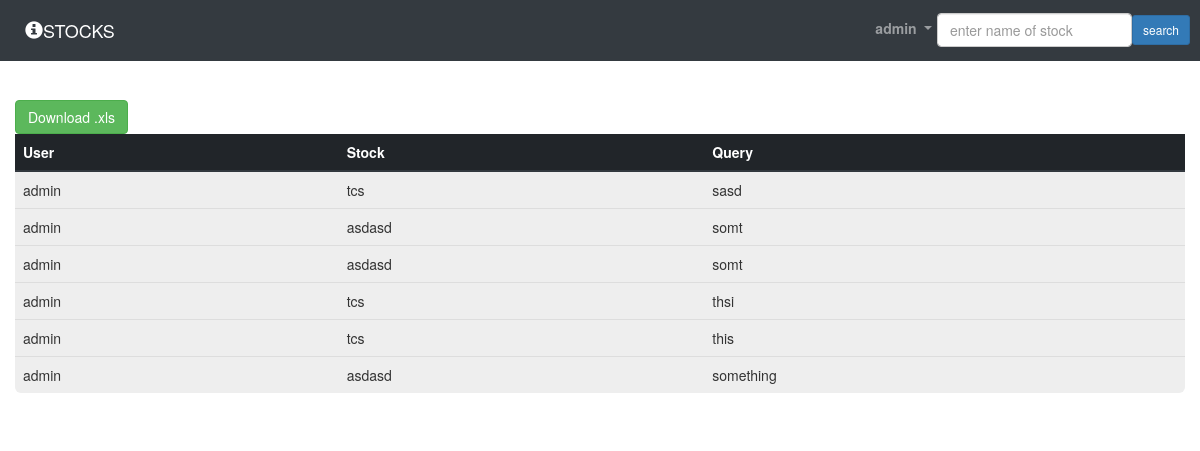
Page /queries/ (signed in) on the committed database.
### accounts/models.py (models this page shows, shortened)
class User(AbstractBaseUser):
    username = models.CharField(max_length=50,unique=True)
    email = models.EmailField(
        verbose_name='email address',
        max_length=255,
        unique=True,
    )
    is_active = models.BooleanField(default=True)
    staff = models.BooleanField(default=False)
    admin = models.BooleanField(default=False)
    objects = UserManager()
    USERNAME_FIELD = 'email'
    REQUIRED_FIELDS = ['username'] # Email & Password are required by default.
    def __str__(self):
        return self.username
    @property
    def is_admin(self):
        return self.admin

### stock/models.py (models this page shows, shortened)
class Stock_Query(models.Model):
    stock  = models.ForeignKey(Stock,on_delete=models.CASCADE,blank=False,null=False)
    user = models.ForeignKey(User,on_delete=models.CASCADE,blank=False,null=False)
    query  = models.CharField(max_length=120,blank=True, unique=False)

class Stock(models.Model):
    name  = models.CharField(max_length=120,blank=False,null=False)
    price = models.IntegerField(blank=False,null=False)
    slug  = models.SlugField(blank=True, unique=True)
    def __str__(self):
        return self.name

### stock/views.py (the view)
# urls.py: path('queries/',all_query, name='all_query'),
@login_required
def all_query(request,*args,**kwargs):
    if request.user.is_admin:
        qs = Stock_Query.objects.all()
        return render(request=request,template_name='stocks/queries.html',context={"queries":qs})
    return HttpResponse(content={"data":"permission_prohibited"})

### Templates/stocks/queries.html (shortened to what this page needs)
{% extends 'base.html' %}
{% load static %}
{% block content %}
<span>
</span>
<a class="btn btn-success" href="{% url 'stock:download_xls' %}">Download .xls</a>
<center>
    <table class="table jumbotron">
        <thead class="thead-dark">
          <tr>
            <th scope="col">User</th>
            <th scope="col">Stock</th>
            <th scope="col">Query</th>
          </tr>
        </thead>
        <tbody>
            {% for q in queries %}
          <tr>
            <td scope="row">{{q.user}}</td>
            <td>{{q.stock}}</td>
            <td>{{q.query}}</td>
          </tr>
            {% endfor %}
        </tbody>
      </table>
</center>
{% endblock %}

### Templates/navbar.html (shortened to what this page needs)
<nav class="navbar-expand-sm navbar sticky-top navbar navbar-dark bg-dark navbar-fixed-top navbar-inner-sm fancyfonts" role="banner">
    <a class="navbar-brand" href="{% url 'stock:home' %}"><span class=" glyphicon glyphicon-info-sign"></span>STOCKS</a>
        <div class="collapse navbar-collapse" id="navbarNavDropdown">
            <div class="navbar-nav" style="float: right;">
              {% if user.is_authenticated %}
              <div class="nav-item dropdown">
                <a class="dropdown-toggle nav-link " role="button" href="#" id="navbarDropdownMenuLink" data-toggle="dropdown">
                  <b>{{user.username}}</b>
                </a>
              </div>
            {% else %}
              <a href="{% url 'accounts:register' %}" class="nav-item nav-link"><span class="glyphicon glyphicon-user"></span> Register </a></li>
              <a href="{% url 'accounts:login' %}" class="nav-item nav-link"><span class="glyphicon glyphicon-log-in"></span> Login </a></li>
            {% endif %}
              {% if user.is_authenticated %}
              <form class="form-inline ml-auto" action="{% url 'stock:search' %}" method="get">
                <input class="form-control mr-sm" type="text" name="q" id="search" value='{{request.GET.q}}' placeholder="enter name of stock"/>
                <button class="btn btn-primary btn-sm" type="submit">search</button>
            </form>
            {% endif %}
          </div>
        </div>
  </nav>

### Templates/base.html (style rules this page uses)
body { background-image: url('https://images.pexels.com/photos/210607/pexels-photo-210607.jpeg'); -webkit-background-size: cover; -moz-background-size: cover; -o-background-size: cover; background-size: cover; }

### rows in the picture
User: username "admin"
Stock_Query: user "admin", stock "tcs", query "sasd"
Stock_Query: user "admin", stock "asdasd", query "somt"
Stock_Query: user "admin", stock "asdasd", query "somt"
Stock_Query: user "admin", stock "tcs", query "thsi"
Stock_Query: user "admin", stock "tcs", query "this"
Stock_Query: user "admin", stock "asdasd", query "something"
